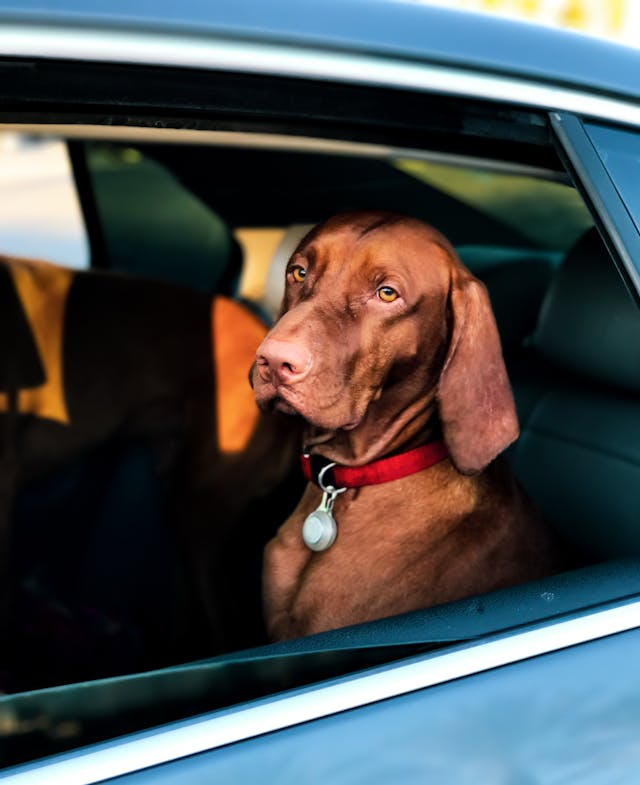
%> input picture data/dog.jpg, 640 x 785 px
$ octave CH02_SEC06_1_2DFFT.m   (GNU Octave 9; MATLAB toolbox functions it lacks are replaced by stand-ins)
%> lines starting %> are read from the running program, lines starting %| are printed output that depends on the picture
clear all, close all, clc
A = imread('../DATA/dog.jpg');
%> A is the input picture: size 785x640x3 uint8; mean R, G, B 74.1, 77.5, 78.9
B = rgb2gray(A);
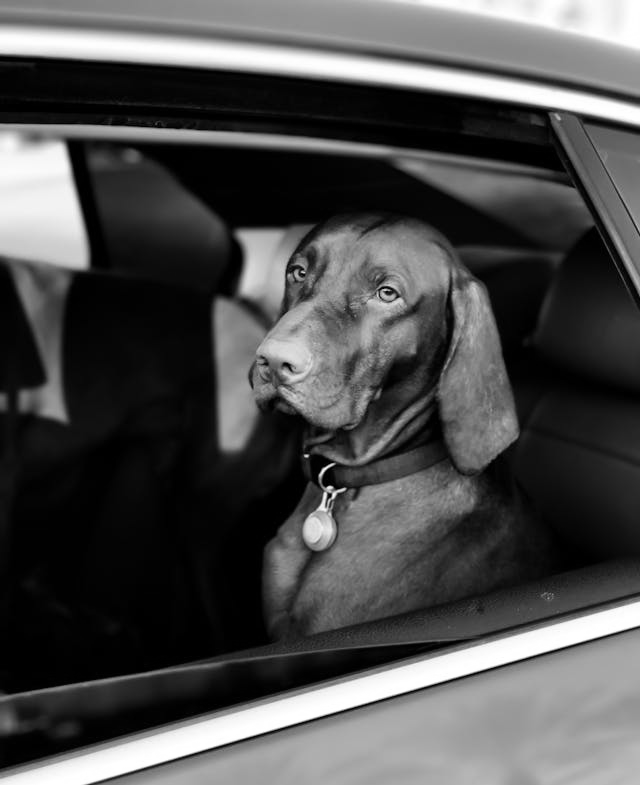
%> B: size 785x640 uint8; min 0, max 255, mean 76.7

for j=1:size(B,1);
    Cshift(j,:) = fftshift(fft(B(j,:)));
    C(j,:) = (fft(B(j,:)));
end

for j=1:size(C,2);
    D(:,j) = fft(C(:,j));
end

subplot(1,3,1)
imagesc(B);
subplot(1,3,2)
imagesc(log(abs(Cshift)))
subplot(1,3,3)
imagesc(fftshift(log(abs(D))))
colormap gray
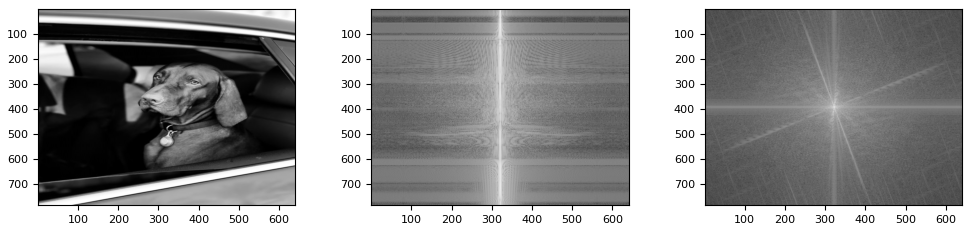
%> figure redrawn from the program's plot data, 3 panels
%%
figure
imagesc(B)
colormap gray
axis off
axis tight
set(gcf,'Position',[100 100 600 800])
set(gcf,'PaperPositionMode','auto')
% print('-depsc2', '-loose', '../figures/2DFFTa');

figure
imagesc(log(abs(Cshift)))
colormap gray

axis off
axis tight
set(gcf,'Position',[100 100 600 800])
set(gcf,'PaperPositionMode','auto')
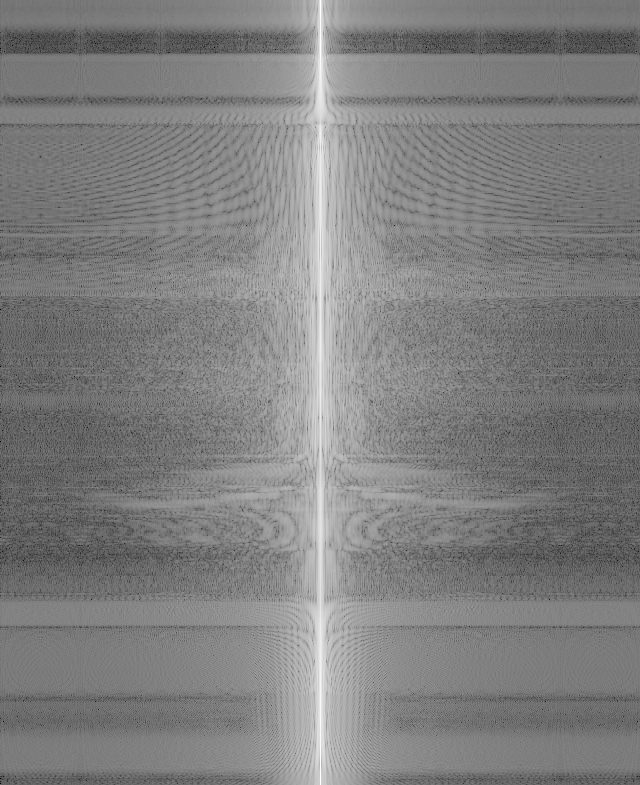
%> displayed picture: size 785x640x3, on the screen's scale of 0 to 255; min 0, max 255, mean 127.7
% print('-depsc2', '-loose', '../figures/2DFFTb');
figure
imagesc(fftshift(log(abs(D))))
colormap gray
axis off
axis tight
set(gcf,'Position',[100 100 600 800])
set(gcf,'PaperPositionMode','auto')
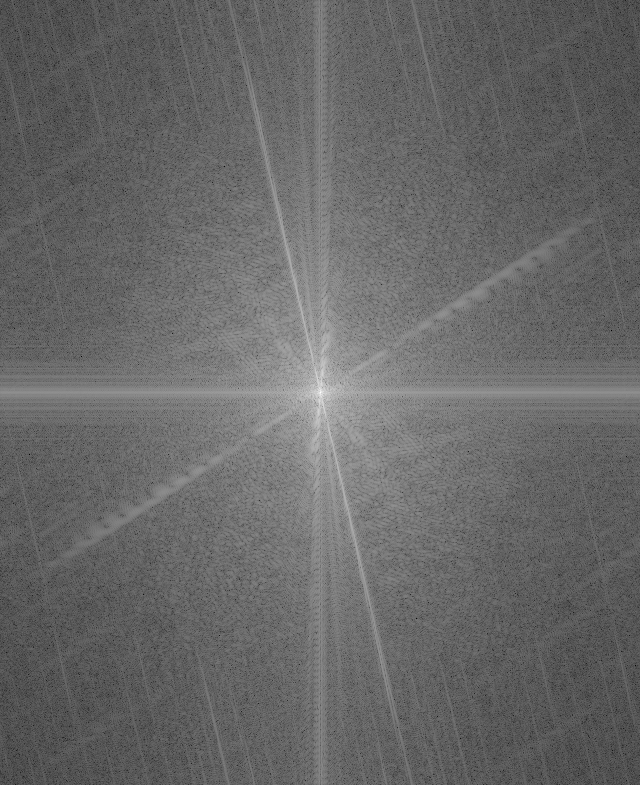
%> displayed picture: size 785x640x3, on the screen's scale of 0 to 255; min 0, max 255, mean 103.5
% print('-depsc2', '-loose', '../figures/2DFFTc');
